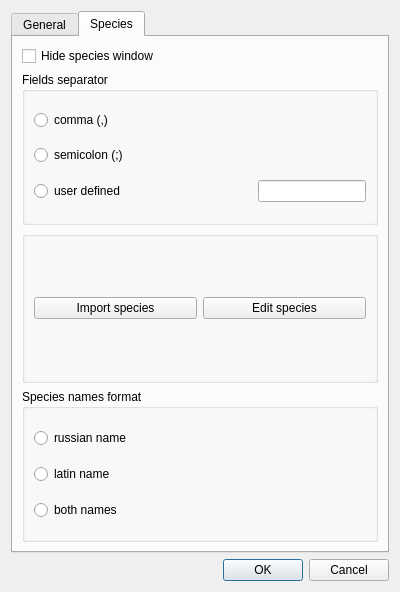
<?xml version="1.0" encoding="UTF-8"?>
<ui version="4.0">
 <class>QgsPadbSettingsBase</class>
 <widget class="QDialog" name="QgsPadbSettingsBase">
  <property name="geometry">
   <rect>
    <x>0</x>
    <y>0</y>
    <width>400</width>
    <height>592</height>
   </rect>
  </property>
  <property name="windowTitle">
   <string>PADB settings</string>
  </property>
  <layout class="QVBoxLayout" name="verticalLayout">
   <item>
    <widget class="QTabWidget" name="tabWidget">
     <property name="currentIndex">
      <number>1</number>
     </property>
     <widget class="QWidget" name="tab">
      <attribute name="title">
       <string>General</string>
      </attribute>
      <layout class="QVBoxLayout" name="verticalLayout_8">
       <item>
        <widget class="QGroupBox" name="grpPadbLocale">
         <property name="title">
          <string/>
         </property>
         <layout class="QVBoxLayout" name="verticalLayout_6">
          <item>
           <widget class="QLabel" name="lblSystemLocale">
            <property name="text">
             <string>Detected active locale on your system %1</string>
            </property>
           </widget>
          </item>
          <item>
           <widget class="QLabel" name="lblQgisLocale">
            <property name="text">
             <string>Detected active locale of your QGIS %1</string>
            </property>
           </widget>
          </item>
          <item>
           <widget class="QGroupBox" name="grpLocale">
            <property name="sizePolicy">
             <sizepolicy hsizetype="Preferred" vsizetype="Minimum">
              <horstretch>0</horstretch>
              <verstretch>0</verstretch>
             </sizepolicy>
            </property>
            <property name="title">
             <string>Override plugin locale</string>
            </property>
            <property name="checkable">
             <bool>true</bool>
            </property>
            <property name="checked">
             <bool>false</bool>
            </property>
            <layout class="QVBoxLayout" name="verticalLayout_5">
             <item>
              <widget class="QComboBox" name="cmbLocale"/>
             </item>
            </layout>
           </widget>
          </item>
         </layout>
        </widget>
       </item>
       <item>
        <widget class="QGroupBox" name="grpDbLocation">
         <property name="title">
          <string>DB location</string>
         </property>
         <layout class="QVBoxLayout" name="verticalLayout_4">
          <item>
           <layout class="QVBoxLayout" name="verticalLayout_3">
            <item>
             <layout class="QHBoxLayout" name="horizontalLayout_2">
              <item>
               <widget class="QLabel" name="lblDbFileName">
                <property name="text">
                 <string>DB file:</string>
                </property>
               </widget>
              </item>
              <item>
               <widget class="QLineEdit" name="leDbFileName"/>
              </item>
              <item>
               <widget class="QPushButton" name="btnOpen">
                <property name="text">
                 <string>...</string>
                </property>
               </widget>
              </item>
             </layout>
            </item>
            <item>
             <widget class="QLabel" name="lblDbTip">
              <property name="text">
               <string>Locate existing or enter new filename for DB including path</string>
              </property>
             </widget>
            </item>
           </layout>
          </item>
         </layout>
        </widget>
       </item>
       <item>
        <widget class="QGroupBox" name="grpZoom">
         <property name="sizePolicy">
          <sizepolicy hsizetype="Preferred" vsizetype="Minimum">
           <horstretch>0</horstretch>
           <verstretch>0</verstretch>
          </sizepolicy>
         </property>
         <property name="title">
          <string>Printout zoom</string>
         </property>
         <layout class="QHBoxLayout" name="horizontalLayout">
          <item>
           <widget class="QLabel" name="lblZoom">
            <property name="sizePolicy">
             <sizepolicy hsizetype="Minimum" vsizetype="Minimum">
              <horstretch>0</horstretch>
              <verstretch>0</verstretch>
             </sizepolicy>
            </property>
            <property name="text">
             <string>Max. zoom:</string>
            </property>
           </widget>
          </item>
          <item>
           <widget class="QSpinBox" name="spinBoxZoom">
            <property name="maximum">
             <number>10000000</number>
            </property>
           </widget>
          </item>
         </layout>
        </widget>
       </item>
       <item>
        <widget class="QGroupBox" name="grpLayer">
         <property name="sizePolicy">
          <sizepolicy hsizetype="Preferred" vsizetype="Minimum">
           <horstretch>0</horstretch>
           <verstretch>0</verstretch>
          </sizepolicy>
         </property>
         <property name="title">
          <string>Objects layer</string>
         </property>
         <layout class="QVBoxLayout" name="verticalLayout_2">
          <item>
           <widget class="QComboBox" name="cmbLayer"/>
          </item>
         </layout>
        </widget>
       </item>
       <item>
        <widget class="QGroupBox" name="grpMapping">
         <property name="title">
          <string>Field mapping</string>
         </property>
         <layout class="QVBoxLayout" name="verticalLayout_7">
          <item>
           <widget class="QLabel" name="lblMappingTip">
            <property name="text">
             <string>&lt;!DOCTYPE HTML PUBLIC &quot;-//W3C//DTD HTML 4.0//EN&quot; &quot;http://www.w3.org/TR/REC-html40/strict.dtd&quot;&gt;
&lt;html&gt;&lt;head&gt;&lt;meta name=&quot;qrichtext&quot; content=&quot;1&quot; /&gt;&lt;style type=&quot;text/css&quot;&gt;
p, li { white-space: pre-wrap; }
&lt;/style&gt;&lt;/head&gt;&lt;body style=&quot; font-family:'MS Shell Dlg 2'; font-size:8.25pt; font-weight:400; font-style:normal;&quot;&gt;
&lt;p style=&quot; margin-top:0px; margin-bottom:0px; margin-left:0px; margin-right:0px; -qt-block-indent:0; text-indent:0px;&quot;&gt;&lt;span style=&quot; font-size:8pt;&quot;&gt;Select fields in the database and matching fields in the shapefile&lt;/span&gt;&lt;/p&gt;&lt;/body&gt;&lt;/html&gt;</string>
            </property>
           </widget>
          </item>
          <item>
           <widget class="QTableWidget" name="tblMapping"/>
          </item>
         </layout>
        </widget>
       </item>
      </layout>
     </widget>
     <widget class="QWidget" name="tab_2">
      <attribute name="title">
       <string>Species</string>
      </attribute>
      <layout class="QVBoxLayout" name="verticalLayout_10">
       <item>
        <widget class="QCheckBox" name="chkHideSpecies">
         <property name="text">
          <string>Hide species window</string>
         </property>
        </widget>
       </item>
       <item>
        <widget class="QGroupBox" name="grpFieldSeparator">
         <property name="sizePolicy">
          <sizepolicy hsizetype="Preferred" vsizetype="Preferred">
           <horstretch>0</horstretch>
           <verstretch>0</verstretch>
          </sizepolicy>
         </property>
         <property name="title">
          <string>Fields separator</string>
         </property>
         <layout class="QVBoxLayout" name="verticalLayout_9">
          <item>
           <widget class="QRadioButton" name="rbSepComma">
            <property name="text">
             <string>comma (,)</string>
            </property>
           </widget>
          </item>
          <item>
           <widget class="QRadioButton" name="rbSepSemicolon">
            <property name="text">
             <string>semicolon (;)</string>
            </property>
           </widget>
          </item>
          <item>
           <layout class="QHBoxLayout" name="horizontalLayout_3">
            <item>
             <widget class="QRadioButton" name="rbSepUser">
              <property name="sizePolicy">
               <sizepolicy hsizetype="Expanding" vsizetype="Fixed">
                <horstretch>0</horstretch>
                <verstretch>0</verstretch>
               </sizepolicy>
              </property>
              <property name="text">
               <string>user defined</string>
              </property>
             </widget>
            </item>
            <item>
             <widget class="QLineEdit" name="leCustomSeparator">
              <property name="sizePolicy">
               <sizepolicy hsizetype="Minimum" vsizetype="Fixed">
                <horstretch>0</horstretch>
                <verstretch>0</verstretch>
               </sizepolicy>
              </property>
              <property name="maxLength">
               <number>1</number>
              </property>
             </widget>
            </item>
           </layout>
          </item>
         </layout>
        </widget>
       </item>
       <item>
        <widget class="QGroupBox" name="groupBox">
         <property name="title">
          <string/>
         </property>
         <layout class="QHBoxLayout" name="horizontalLayout_4">
          <item>
           <widget class="QPushButton" name="pbnStartImport">
            <property name="text">
             <string>Import species</string>
            </property>
           </widget>
          </item>
          <item>
           <widget class="QPushButton" name="pbnStartEdit">
            <property name="text">
             <string>Edit species</string>
            </property>
           </widget>
          </item>
         </layout>
        </widget>
       </item>
       <item>
        <widget class="QGroupBox" name="gbSpeciesNames">
         <property name="title">
          <string>Species names format</string>
         </property>
         <layout class="QVBoxLayout" name="verticalLayout_11">
          <item>
           <widget class="QRadioButton" name="rbNameRu">
            <property name="text">
             <string>russian name</string>
            </property>
           </widget>
          </item>
          <item>
           <widget class="QRadioButton" name="rbNameEn">
            <property name="text">
             <string>latin name</string>
            </property>
           </widget>
          </item>
          <item>
           <widget class="QRadioButton" name="rbNameBoth">
            <property name="text">
             <string>both names</string>
            </property>
           </widget>
          </item>
         </layout>
        </widget>
       </item>
      </layout>
     </widget>
    </widget>
   </item>
   <item>
    <widget class="QDialogButtonBox" name="buttonBox">
     <property name="orientation">
      <enum>Qt::Horizontal</enum>
     </property>
     <property name="standardButtons">
      <set>QDialogButtonBox::Cancel|QDialogButtonBox::Ok</set>
     </property>
    </widget>
   </item>
  </layout>
 </widget>
 <resources/>
 <connections>
  <connection>
   <sender>buttonBox</sender>
   <signal>accepted()</signal>
   <receiver>QgsPadbSettingsBase</receiver>
   <slot>accept()</slot>
   <hints>
    <hint type="sourcelabel">
     <x>248</x>
     <y>254</y>
    </hint>
    <hint type="destinationlabel">
     <x>157</x>
     <y>274</y>
    </hint>
   </hints>
  </connection>
  <connection>
   <sender>buttonBox</sender>
   <signal>rejected()</signal>
   <receiver>QgsPadbSettingsBase</receiver>
   <slot>reject()</slot>
   <hints>
    <hint type="sourcelabel">
     <x>316</x>
     <y>260</y>
    </hint>
    <hint type="destinationlabel">
     <x>286</x>
     <y>274</y>
    </hint>
   </hints>
  </connection>
 </connections>
</ui>
